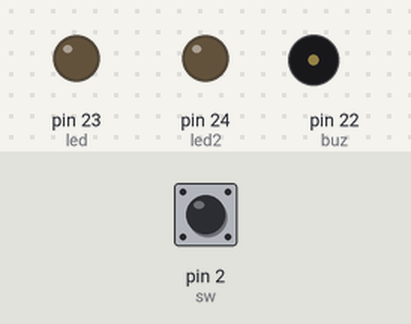
A sketch run on a simulated Arduino Mega 2560, built with avr-gcc and run on an emulated ATmega2560. Parts: output pins drawn as LEDs (lit = HIGH), buzzer (waves = sounding, pin HIGH). The test bench sets the inputs (shaded band); at power-on: pin 2 (sw) LOW.

Above: at 1.2 s.
1.3 s: pin 2 (sw) pulled HIGH for 0.15 s
At 2.4 s:
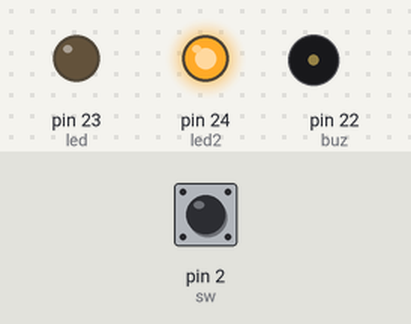
4.4 s: pin 2 (sw) pulled HIGH for 1 s
At 5.2 s:
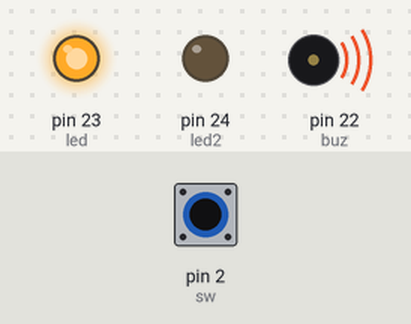
6.9 s: pin 2 (sw) pulled HIGH for 0.15 s
At 8.25 s:
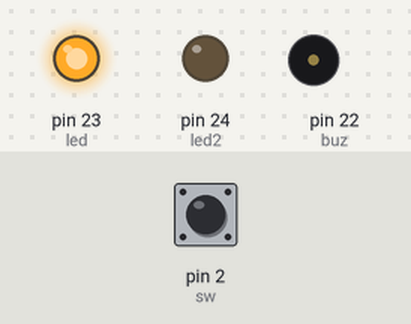
8.5 s: pin 2 (sw) pulled HIGH for 3.2 s
At 10.9 s:
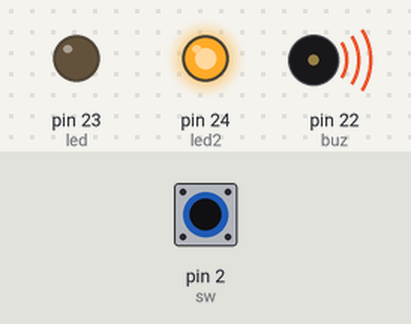
Timing chart, 0 to 14.2 s (numbered marks = the images above; inputs shaded):
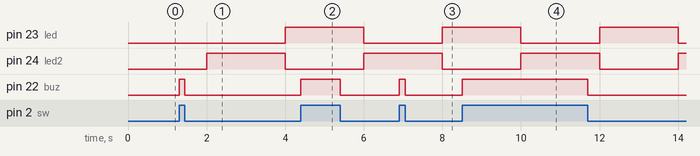

The sketch:

timerintercap2-2.ino
```cpp
#include <MsTimer2.h>

int buz = 22;
int led = 23;
int led2 = 24;
int sw = 2;
int switch_state;
int LED_state;

void setup() {
  pinMode(buz,OUTPUT);
  pinMode(led,OUTPUT);
  pinMode(led2,OUTPUT);
  pinMode(sw,INPUT);
  MsTimer2::set(2000,timer0);
  MsTimer2::start();

}

void loop() {

   switch_state=digitalRead(2);
   if(switch_state==HIGH){
    digitalWrite(buz,HIGH);
   }

   else{
   digitalWrite(buz,LOW);
   }
}


 void timer0()
 {
 if(LED_state==HIGH){
  digitalWrite(led,LED_state);
  digitalWrite(led2,LOW);
 }
 if(LED_state==LOW){
  digitalWrite(led,LED_state);
  digitalWrite(led2,HIGH);
 }
 LED_state=!LED_state;

  }
```

Measured:
- after the input at 1.3 s, pin 22 (buz): LOW → HIGH at once, → LOW 0.15 s later
- after the input at 4.4 s, pin 22 (buz): LOW → HIGH at once, → LOW 1.0 s later
- after the input at 6.9 s, pin 22 (buz): LOW → HIGH at once, → LOW 0.15 s later
- after the input at 8.5 s, pin 22 (buz): LOW → HIGH at once, → LOW 3.2 s later
